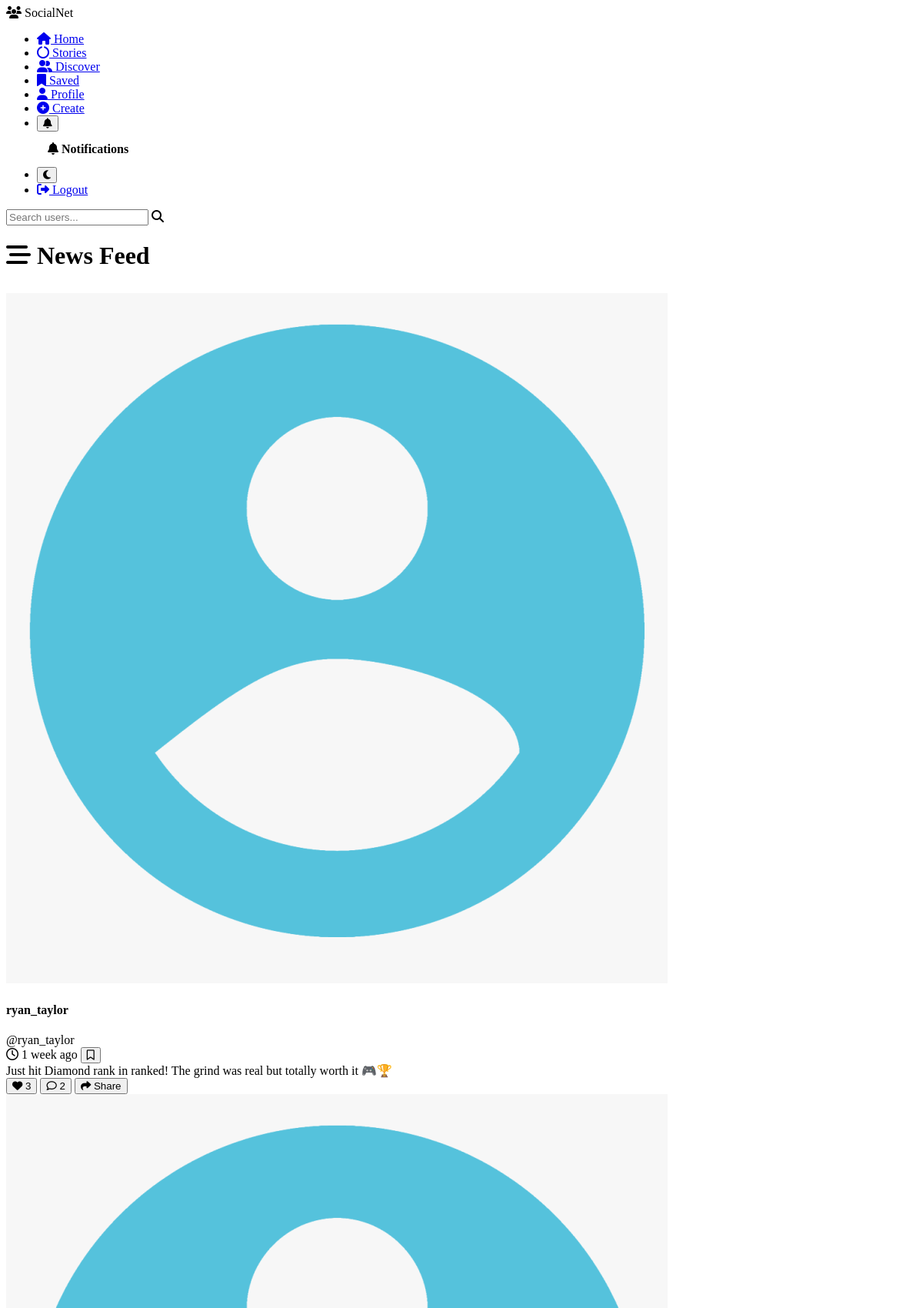
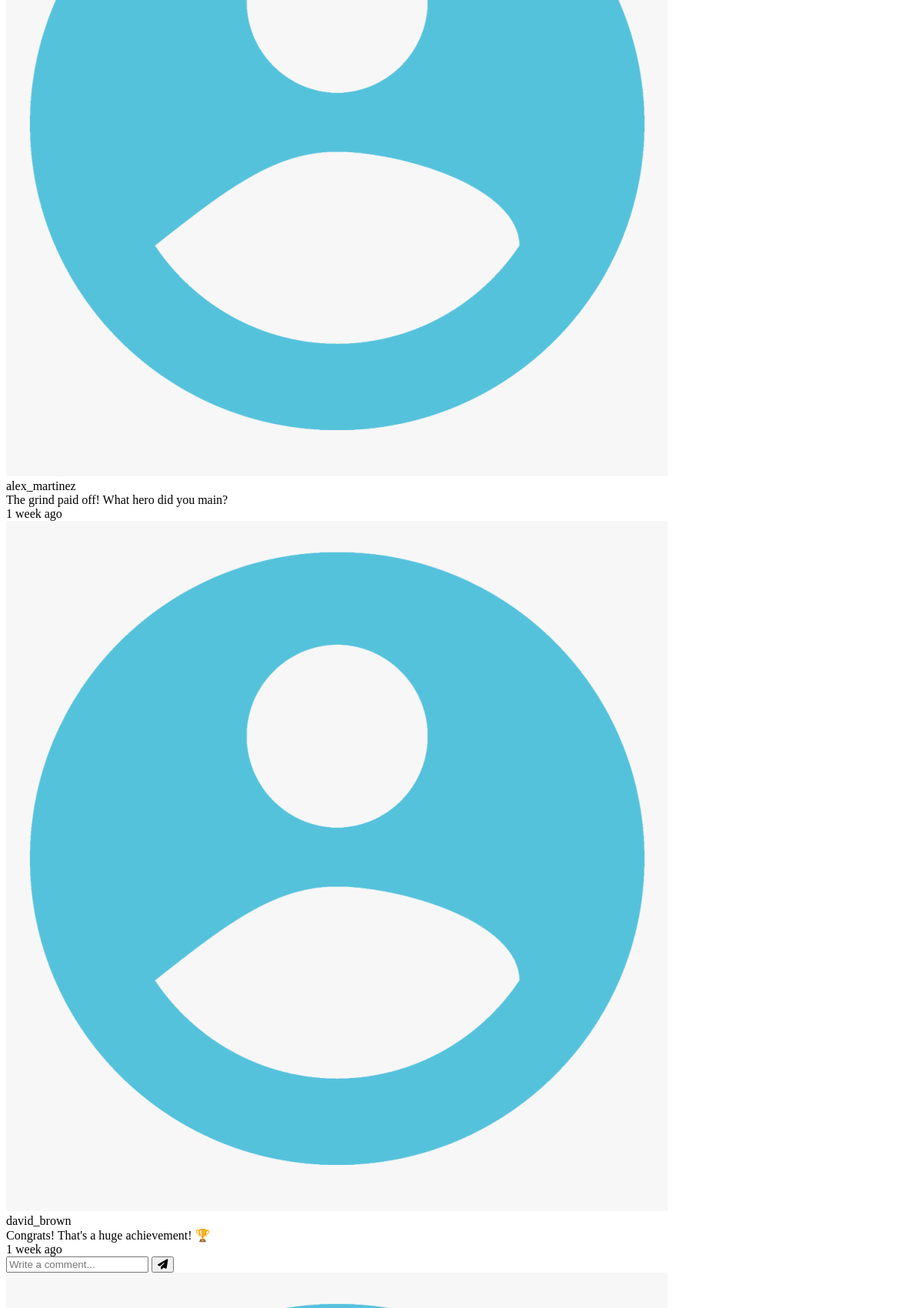
The page /home.php (signed in, upper part) on the database its author committed (2 pictures, top to bottom).
### tables this page shows
CREATE TABLE posts (
    id INT(11) AUTO_INCREMENT PRIMARY KEY,
    user_id INT(11) NOT NULL,
    content TEXT NOT NULL,
    image VARCHAR(255),
    created_at TIMESTAMP DEFAULT CURRENT_TIMESTAMP,
    FOREIGN KEY (user_id) REFERENCES users(id) ON DELETE CASCADE,
    INDEX idx_user_id (user_id),
    INDEX idx_created_at (created_at)
);

CREATE TABLE users (
    id INT(11) AUTO_INCREMENT PRIMARY KEY,
    username VARCHAR(50) NOT NULL UNIQUE,
    email VARCHAR(100) NOT NULL UNIQUE,
    password VARCHAR(255) NOT NULL,
    profile_image VARCHAR(255) DEFAULT 'default-avatar.png',
    bio TEXT,
    created_at TIMESTAMP DEFAULT CURRENT_TIMESTAMP,
    INDEX idx_username (username),
    INDEX idx_email (email)
);

CREATE TABLE comments (
    id INT(11) AUTO_INCREMENT PRIMARY KEY,
    user_id INT(11) NOT NULL,
    post_id INT(11) NOT NULL,
    comment TEXT NOT NULL,
    created_at TIMESTAMP DEFAULT CURRENT_TIMESTAMP,
    FOREIGN KEY (user_id) REFERENCES users(id) ON DELETE CASCADE,
    FOREIGN KEY (post_id) REFERENCES posts(id) ON DELETE CASCADE,
    INDEX idx_post_id (post_id),
    INDEX idx_created_at (created_at)
);

### home.php (the view, shortened to what this page needs)
<?php
require_once 'config/database.php';
$user_id = $_SESSION['user_id'];
$query = "SELECT p.*, u.username, u.profile_image,
          (SELECT COUNT(*) FROM likes WHERE post_id = p.id) as like_count,
          (SELECT COUNT(*) FROM likes WHERE post_id = p.id AND user_id = ?) as user_liked,
          (SELECT COUNT(*) FROM comments WHERE post_id = p.id) as comment_count
          FROM posts p
          JOIN users u ON p.user_id = u.id
          ORDER BY p.created_at DESC";
$stmt = $conn->prepare($query);
$stmt->bind_param("i", $user_id);
$stmt->execute();
$posts_result = $stmt->get_result();
function time_ago($timestamp) {
    $time_ago = strtotime($timestamp);
    $current_time = time();
    $time_difference = $current_time - $time_ago;
    $seconds = $time_difference;
    $minutes = round($seconds / 60);
    $hours = round($seconds / 3600);
    $days = round($seconds / 86400);
    $weeks = round($seconds / 604800);
    $months = round($seconds / 2629440);
    $years = round($seconds / 31553280);
    if ($seconds <= 60) {
        return "Just now";
    } else if ($minutes <= 60) {
        return $minutes == 1 ? "1 minute ago" : "$minutes minutes ago";
    } else if ($hours <= 24) {
        return $hours == 1 ? "1 hour ago" : "$hours hours ago";
    } else if ($days <= 7) {
        return $days == 1 ? "Yesterday" : "$days days ago";
    } else if ($weeks <= 4.3) {
        return $weeks == 1 ? "1 week ago" : "$weeks weeks ago";
    } else if ($months <= 12) {
        return $months == 1 ? "1 month ago" : "$months months ago";
    } else {
        return $years == 1 ? "1 year ago" : "$years years ago";
    }
}
include 'includes/header.php';
?>
<div class="container">
    <div class="search-container">
        <input type="text"
               id="userSearch"
               class="search-box"
               placeholder="Search users...">
        <i class="fas fa-search search-icon"></i>
    </div>
    <h1 style="margin-bottom: 30px; color: var(--text-primary);">
        <i class="fas fa-stream"></i> News Feed
    </h1>
    <?php if ($posts_result->num_rows > 0): ?>
        <?php while ($post = $posts_result->fetch_assoc()): ?>
            <?php
            $post_id = $post['id'];
            $comments_query = "SELECT c.*, u.username, u.profile_image
                              FROM comments c
                              JOIN users u ON c.user_id = u.id
                              WHERE c.post_id = ?
                              ORDER BY c.created_at DESC
                              LIMIT 3";
            $comments_stmt = $conn->prepare($comments_query);
            $comments_stmt->bind_param("i", $post_id);
            $comments_stmt->execute();
            $comments_result = $comments_stmt->get_result();
            ?>
            <div class="post" id="post-<?php echo $post['id']; ?>">
                <div class="post-header">
                    <img src="assets/uploads/profiles/<?php echo htmlspecialchars($post['profile_image']); ?>"
                         alt="<?php echo htmlspecialchars($post['username']); ?>"
                         class="post-avatar"
                         onerror="this.src='assets/uploads/profiles/default-avatar.png'">
                    <div class="post-user-info">
                        <h4><?php echo htmlspecialchars($post['username']); ?></h4>
                        <span class="username">@<?php echo htmlspecialchars($post['username']); ?></span>
                    </div>
                    <span class="post-time">
                        <i class="far fa-clock"></i> <?php echo time_ago($post['created_at']); ?>
                    </span>
                    <?php
                    $bookmark_check = $conn->prepare("SELECT id FROM bookmarks WHERE user_id = ? AND post_id = ?");
                    $bookmark_check->bind_param("ii", $user_id, $post['id']);
                    $bookmark_check->execute();
                    $is_bookmarked = $bookmark_check->get_result()->num_rows > 0;
                    ?>
                    <button class="bookmark-btn <?php echo $is_bookmarked ? 'bookmarked' : ''; ?>"
                            onclick="toggleBookmark(<?php echo $post['id']; ?>, this)"
                            title="<?php echo $is_bookmarked ? 'Remove bookmark' : 'Bookmark post'; ?>">
                        <i class="<?php echo $is_bookmarked ? 'fas' : 'far'; ?> fa-bookmark"></i>
                    </button>
                </div>
                <div class="post-content">
                    <?php echo nl2br(htmlspecialchars($post['content'])); ?>
                </div>
                <div class="post-actions">
                    <button class="post-action-btn <?php echo $post['user_liked'] > 0 ? 'liked' : ''; ?>"
                            onclick="toggleLike(<?php echo $post['id']; ?>, this)">
                        <i class="<?php echo $post['user_liked'] > 0 ? 'fas' : 'far'; ?> fa-heart"></i>
                        <span class="like-count"><?php echo $post['like_count']; ?></span>
                    </button>
                    <button class="post-action-btn comment-btn">
                        <i class="far fa-comment"></i>
                        <span class="comment-count"><?php echo $post['comment_count']; ?></span>
                    </button>
                    <button class="post-action-btn" onclick="openShareModal(<?php echo $post['id']; ?>)">
                        <i class="fas fa-share"></i>
                        <span>Share</span>
                    </button>
                </div>
                <?php if ($comments_result->num_rows > 0 || true): ?>
                    <div class="comments-section">
                        <div class="comments-list">
                            <?php while ($comment = $comments_result->fetch_assoc()): ?>
                                <div class="comment">
                                    <img src="assets/uploads/profiles/<?php echo htmlspecialchars($comment['profile_image']); ?>"
                                         alt="<?php echo htmlspecialchars($comment['username']); ?>"
                                         class="comment-avatar"
                                         onerror="this.src='assets/uploads/profiles/default-avatar.png'">
                                    <div class="comment-content">
                                        <div class="comment-author">
                                            <?php echo htmlspecialchars($comment['username']); ?>
                                        </div>
                                        <div class="comment-text">
                                            <?php echo nl2br(htmlspecialchars($comment['comment'])); ?>
                                        </div>
                                        <div class="comment-time">
                                            <?php echo time_ago($comment['created_at']); ?>
                                        </div>
                                    </div>
                                </div>
                            <?php endwhile; ?>
                        </div>
                        <form class="add-comment-form" onsubmit="addComment(event, <?php echo $post['id']; ?>)">
                            <input type="text" name="comment" placeholder="Write a comment..." required>
                            <button type="submit">
                                <i class="fas fa-paper-plane"></i>
                            </button>
                        </form>
                    </div>
                <?php endif; ?>
            </div>
        <?php endwhile; ?>
    <?php endif; ?>
</div>
<?php
include 'includes/footer.php';
?>

### includes/header.php (shortened to what this page needs)
<?php
$is_logged_in = isset($_SESSION['user_id']);
?>
<!DOCTYPE html>
<html lang="en">
<head>
    <link rel="stylesheet" href="https://cdnjs.cloudflare.com/ajax/libs/font-awesome/6.4.0/css/all.min.css">
    <link rel="stylesheet" href="/social/assets/css/style.css">
</head>
<body>
    <nav class="navbar">
        <div class="nav-container">
            <div class="logo">
                <i class="fas fa-users"></i>
                <span>SocialNet</span>
            </div>
            <?php if ($is_logged_in): ?>
            <ul class="nav-links">
                <li><a href="home.php"><i class="fas fa-home"></i> Home</a></li>
                <li><a href="stories.php"><i class="fas fa-circle-notch"></i> Stories</a></li>
                <li><a href="discover.php"><i class="fas fa-user-friends"></i> Discover</a></li>
                <li><a href="bookmarks.php"><i class="fas fa-bookmark"></i> Saved</a></li>
                <li><a href="profile.php"><i class="fas fa-user"></i> Profile</a></li>
                <li><a href="create_post.php"><i class="fas fa-plus-circle"></i> Create</a></li>
                <li>
                    <div style="position: relative;">
                        <button class="notification-bell" onclick="toggleNotifications()" title="Notifications">
                            <i class="fas fa-bell"></i>
                        </button>
                        <div id="notificationDropdown" class="notification-dropdown">
                            <div style="padding: 14px; border-bottom: 1px solid var(--border-color); font-weight: 700;">
                                <i class="fas fa-bell"></i> Notifications
                            </div>
                        </div>
                    </div>
                </li>
                <li>
                    <button class="theme-toggle" id="themeToggle" title="Toggle Dark Mode">
                        <i class="fas fa-moon"></i>
                    </button>
                </li>
                <li><a href="logout.php"><i class="fas fa-sign-out-alt"></i> Logout</a></li>
            </ul>
            <?php endif; ?>
        </div>
    </nav>
    <main>

### includes/footer.php (shortened to what this page needs)
    </main>
</body>
</html>

### rows shown on the page
posts: user.profile_image (placeholder picture), user.username "ryan_taylor", created_at "1 week ago", content "Just hit Diamond rank in ranked! The grind was real but totally worth it 🎮🏆", like_count "3", comment_count "2"
comments: user.profile_image (placeholder picture), user.username "alex_martinez", comment "The grind paid off! What hero did you main?", created_at "1 week ago"
comments: user.profile_image (placeholder picture), user.username "david_brown", comment "Congrats! That's a huge achievement! 🏆", created_at "1 week ago"
posts: user.profile_image (placeholder picture)
